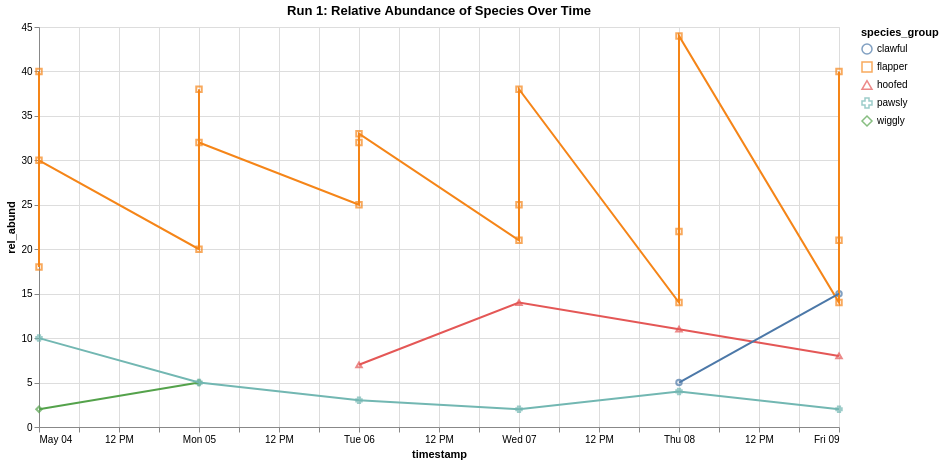

The notebook cell saved with this chart:
### Code cell
# use a base chart

base = alt.Chart(df1).encode(
    x = 'timestamp:T',
    y = 'rel_abund:Q',
    color = 'species_group:N',
    tooltip=['organism:N', 'species_group:N', 'rel_abund:Q', 'timestamp:O', 'run_id:N','site:N','sample_id:N']
).properties(
    title = 'Run 1: Relative Abundance of Species Over Time',
    width = 800,
    height = 400
)

points = base.mark_point().encode(
    shape='species_group:N'
)

lines = base.mark_line().encode(
    #detail='organism:N'
)
points + lines

### Figure 1 — Vega-Lite specification as saved in the notebook (floating-point values rounded to 4 significant figures)
{"config": {"view": {"continuousWidth": 300, "continuousHeight": 300}}, "layer": [{"mark": {"type": "point"}, "encoding": {"color": {"field": "species_group", "type": "nominal"}, "shape": {"field": "species_group", "type": "nominal"}, "tooltip": [{"field": "organism", "type": "nominal"}, {"field": "species_group", "type": "nominal"}, {"field": "rel_abund", "type": "quantitative"}, {"field": "timestamp", "type": "ordinal"}, {"field": "run_id", "type": "nominal"}, {"field": "site", "type": "nominal"}, {"field": "sample_id", "type": "nominal"}], "x": {"field": "timestamp", "type": "temporal"}, "y": {"field": "rel_abund", "type": "quantitative"}}, "title": "Run 1: Relative Abundance of Species Over Time"}, {"mark": {"type": "line"}, "encoding": {"color": {"field": "species_group", "type": "nominal"}, "tooltip": [{"field": "organism", "type": "nominal"}, {"field": "species_group", "type": "nominal"}, {"field": "rel_abund", "type": "quantitative"}, {"field": "timestamp", "type": "ordinal"}, {"field": "run_id", "type": "nominal"}, {"field": "site", "type": "nominal"}, {"field": "sample_id", "type": "nominal"}], "x": {"field": "timestamp", "type": "temporal"}, "y": {"field": "rel_abund", "type": "quantitative"}}, "title": "Run 1: Relative Abundance of Species Over Time"}], "data": {"name": "data-c5c0cfdf8411900efb5b150ca82062b6"}, "height": 400, "width": 800, "$schema": "https://vega.github.io/schema/vega-lite/v5.16.3.json", "datasets": {"data-c5c0cfdf8411900efb5b150ca82062b6": [{"site": "Takodana", "reactor": "R2D2", "run_id": 1, "sample_id": 100, "timestamp": "4-May-25", "rel_abund": 2, "organism": "sarlacc", "species_group": "wiggly"}, {"site": "Takodana", "reactor": "R2D2", "run_id": 1, "sample_id": 100, "timestamp": "4-May-25", "rel_abund": 18, "organism": "mynok", "species_group": "flapper"}, {"site": "Takodana", "reactor": "R2D2", "run_id": 1, "sample_id": 100, "timestamp": "4-May-25", "rel_abund": 40, "organism": "aiwha", "species_group": "flapper"}, {"site": "Takodana", "reactor": "R2D2", "run_id": 1, "sample_id": 100, "timestamp": "4-May-25", "rel_abund": 30, "organism": "porg", "species_group": "flapper"}, {"site": "Takodana", "reactor": "R2D2", "run_id": 1, "sample_id": 100, "timestamp": "4-May-25", "rel_abund": 10, "organism": "ewok", "species_group": "pawsly"}, {"site": "Takodana", "reactor": "R2D2", "run_id": 1, "sample_id": 101, "timestamp": "5-May-25", "rel_abund": 5, "organism": "sarlacc", "species_group": "wiggly"}, {"site": "Takodana", "reactor": "R2D2", "run_id": 1, "sample_id": 101, "timestamp": "5-May-25", "rel_abund": 20, "organism": "mynok", "species_group": "flapper"}, {"site": "Takodana", "reactor": "R2D2", "run_id": 1, "sample_id": 101, "timestamp": "5-May-25", "rel_abund": 38, "organism": "aiwha", "species_group": "flapper"}, {"site": "Takodana", "reactor": "R2D2", "run_id": 1, "sample_id": 101, "timestamp": "5-May-25", "rel_abund": 32, "organism": "porg", "species_group": "flapper"}, {"site": "Takodana", "reactor": "R2D2", "run_id": 1, "sample_id": 101, "timestamp": "5-May-25", "rel_abund": 5, "organism": "ewok", "species_group": "pawsly"}, {"site": "Takodana", "reactor": "R2D2", "run_id": 1, "sample_id": 102, "timestamp": "6-May-25", "rel_abund": 25, "organism": "mynok", "species_group": "flapper"}, {"site": "Takodana", "reactor": "R2D2", "run_id": 1, "sample_id": 102, "timestamp": "6-May-25", "rel_abund": 32, "organism": "aiwha", "species_group": "flapper"}, {"site": "Takodana", "reactor": "R2D2", "run_id": 1, "sample_id": 102, "timestamp": "6-May-25", "rel_abund": 33, "organism": "porg", "species_group": "flapper"}, {"site": "Takodana", "reactor": "R2D2", "run_id": 1, "sample_id": 102, "timestamp": "6-May-25", "rel_abund": 3, "organism": "ewok", "species_group": "pawsly"}, {"site": "Takodana", "reactor": "R2D2", "run_id": 1, "sample_id": 102, "timestamp": "6-May-25", "rel_abund": 7, "organism": "bantha", "species_group": "hoofed"}, {"site": "Takodana", "reactor": "R2D2", "run_id": 1, "sample_id": 103, "timestamp": "7-May-25", "rel_abund": 21, "organism": "mynok", "species_group": "flapper"}, {"site": "Takodana", "reactor": "R2D2", "run_id": 1, "sample_id": 103, "timestamp": "7-May-25", "rel_abund": 25, "organism": "aiwha", "species_group": "flapper"}, {"site": "Takodana", "reactor": "R2D2", "run_id": 1, "sample_id": 103, "timestamp": "7-May-25", "rel_abund": 38, "organism": "porg", "species_group": "flapper"}, {"site": "Takodana", "reactor": "R2D2", "run_id": 1, "sample_id": 103, "timestamp": "7-May-25", "rel_abund": 2, "organism": "ewok", "species_group": "pawsly"}, {"site": "Takodana", "reactor": "R2D2", "run_id": 1, "sample_id": 103, "timestamp": "7-May-25", "rel_abund": 14, "organism": "bantha", "species_group": "hoofed"}, {"site": "Takodana", "reactor": "R2D2", "run_id": 1, "sample_id": 104, "timestamp": "8-May-25", "rel_abund": 14, "organism": "mynok", "species_group": "flapper"}, {"site": "Takodana", "reactor": "R2D2", "run_id": 1, "sample_id": 104, "timestamp": "8-May-25", "rel_abund": 22, "organism": "aiwha", "species_group": "flapper"}, {"site": "Takodana", "reactor": "R2D2", "run_id": 1, "sample_id": 104, "timestamp": "8-May-25", "rel_abund": 44, "organism": "porg", "species_group": "flapper"}, {"site": "Takodana", "reactor": "R2D2", "run_id": 1, "sample_id": 104, "timestamp": "8-May-25", "rel_abund": 4, "organism": "ewok", "species_group": "pawsly"}, {"site": "Takodana", "reactor": "R2D2", "run_id": 1, "sample_id": 104, "timestamp": "8-May-25", "rel_abund": 11, "organism": "bantha", "species_group": "hoofed"}, {"site": "Takodana", "reactor": "R2D2", "run_id": 1, "sample_id": 104, "timestamp": "8-May-25", "rel_abund": 5, "organism": "tauntaun", "species_group": "clawful"}, {"site": "Takodana", "reactor": "R2D2", "run_id": 1, "sample_id": 105, "timestamp": "9-May-25", "rel_abund": 14, "organism": "mynok", "species_group": "flapper"}, {"site": "Takodana", "reactor": "R2D2", "run_id": 1, "sample_id": 105, "timestamp": "9-May-25", "rel_abund": 21, "organism": "aiwha", "species_group": "flapper"}, {"site": "Takodana", "reactor": "R2D2", "run_id": 1, "sample_id": 105, "timestamp": "9-May-25", "rel_abund": 40, "organism": "porg", "species_group": "flapper"}, {"site": "Takodana", "reactor": "R2D2", "run_id": 1, "sample_id": 105, "timestamp": "9-May-25", "rel_abund": 2, "organism": "ewok", "species_group": "pawsly"}, {"site": "Takodana", "reactor": "R2D2", "run_id": 1, "sample_id": 105, "timestamp": "9-May-25", "rel_abund": 8, "organism": "bantha", "species_group": "hoofed"}, {"site": "Takodana", "reactor": "R2D2", "run_id": 1, "sample_id": 105, "timestamp": "9-May-25", "rel_abund": 15, "organism": "tauntaun", "species_group": "clawful"}]}}
